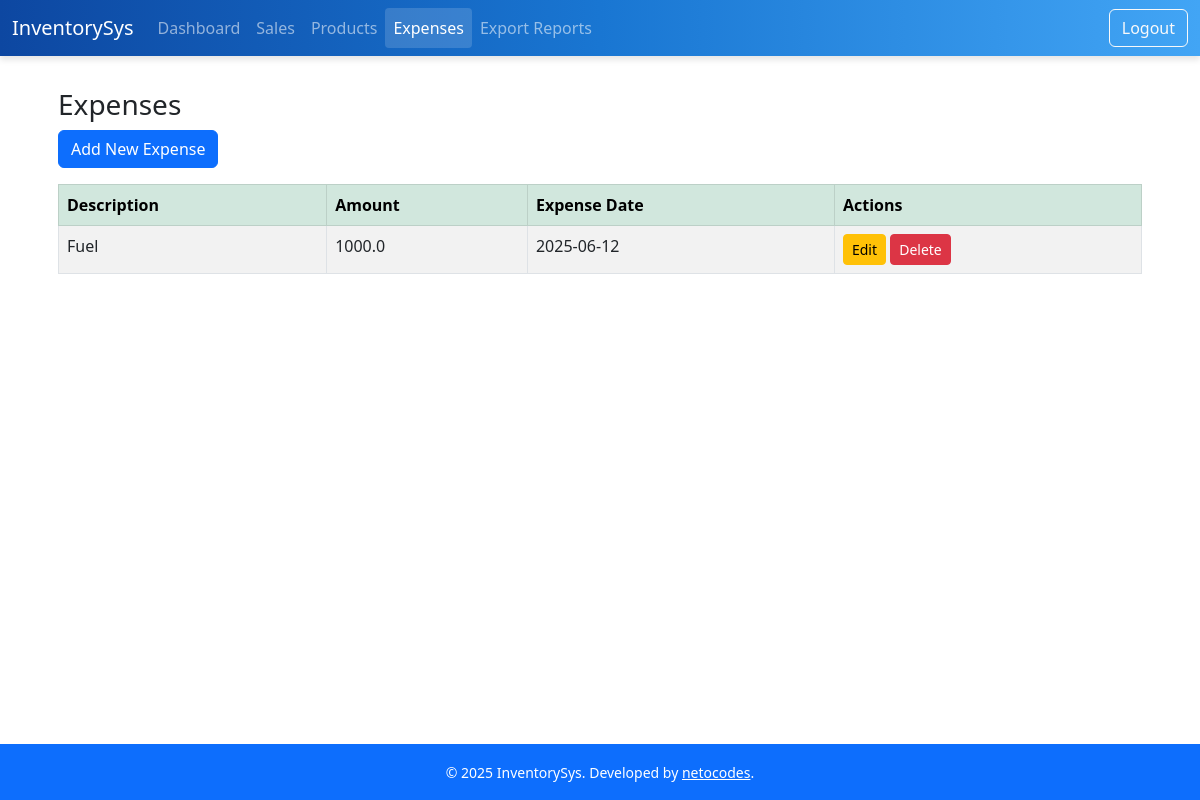
/expenses, run on the app's committed database.
### models.py (models this page shows)
class Expense(db.Model):
    id = db.Column(db.Integer, primary_key=True)
    uuid = db.Column(db.String(36), unique=True, default=lambda: str(uuid.uuid4()))
    description = db.Column(db.String(200), nullable=False)
    amount = db.Column(db.Float, nullable=False)
    expense_date = db.Column(db.DateTime, nullable=False)
    timestamp = db.Column(db.DateTime, default=datetime.utcnow)
    last_modified = db.Column(db.DateTime, default=datetime.utcnow, onupdate=datetime.utcnow)
    synced = db.Column(db.Boolean, default=False)

### app.py (the view, shortened to what this page needs)
@app.route('/expenses', methods=['GET', 'POST'])
def expenses():
    expenses = Expense.query.all()
    return render_template('expenses.html', expenses=expenses)

### templates/expenses.html (shortened to what this page needs)
{% extends "base.html" %}
{% block content %}
<div class="container mt-1">
  <h3>Expenses</h3>
<div class="d-grid gap-2 d-md-flex justify-content-md-start mb-3">
    <a href="{{ url_for('record_expense') }}" class="btn btn-primary me-md-2">Add New Expense</a>
</div>
  {% if expenses %}
  <div class="table-responsive">
      <table id="sales-table" class="table table-bordered table-striped nowrap" style="width:100%">
      <thead class="table-success">
      <tr>
        <th>Description</th>
        <th>Amount</th>
        <th>Expense Date</th>
        <th>Actions</th>
      </tr>
    </thead>
    <tbody>
      {% for expense in expenses %}
      <tr>
        <td>{{ expense.description }}</td>
        <td>{{ expense.amount | float | round(2) }}</td>
        <td>{{ expense.expense_date.strftime('%Y-%m-%d') }}</td>
        <td>
          <a href="{{ url_for('edit_expense', expense_id=expense.id) }}" class="btn btn-sm btn-warning">Edit</a>
          <form method="POST" action="{{ url_for('delete_expense', expense_id=expense.id) }}" style="display:inline;">
            <button type="submit" class="btn btn-sm btn-danger"
                    onclick="return confirm('Are you sure you want to delete this expense?');">Delete</button>
          </form>
        </td>
      </tr>
      {% endfor %}
    </tbody>
  </table>
  {% else %}
  <p>No expenses recorded yet.</p>
  {% endif %}
</div>
{% endblock %}

### data on the page
Expense: description "Fuel", amount "1000.0", expense_date "2025-06-12"

### other printed values
{{ current_year or 2025 }} "2025"
